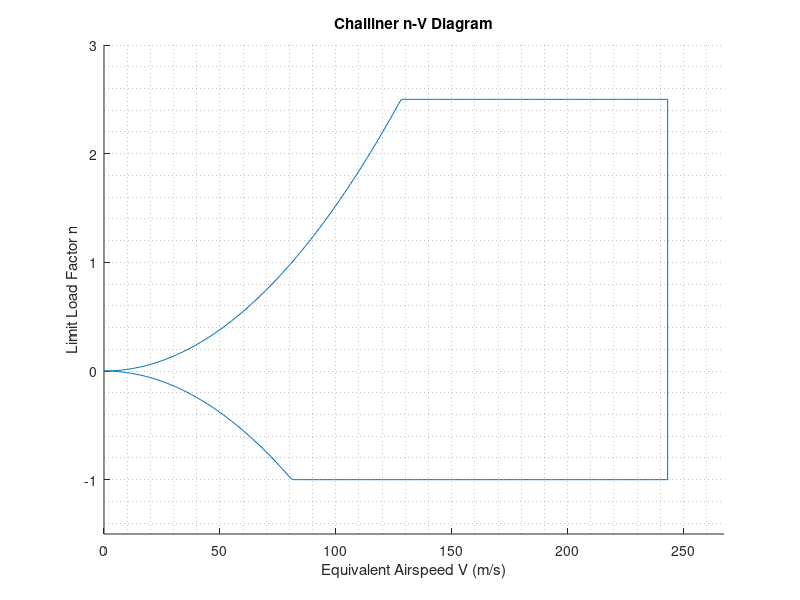

Reproduce this figure in MATLAB.
clear
clc
close all

load('ConceptualDesign.mat', 'W0', 'V_Cruise', 'rho_cruise', 'SWing');

numPoints = 200;
CL_max = 1.4213;
V_D = V_Cruise*0.82/0.8;

V = linspace(0, V_D, numPoints);

%upper curve
Nz = (1.225*SWing*CL_max/(2*W0))*V.^2;
Nz(Nz > 2.5) = 2.5;

%lower curve
Nz(numPoints+1 : 2*numPoints) = -(1.225*SWing*CL_max/(2*W0))*flip(V).^2;
Nz(Nz < -1) = -1;

figure(1)
hold on
plot([V, flip(V)], Nz)
xlabel('Equivalent Airspeed V (m/s)')
ylabel('Limit Load Factor n')
title('Chailiner n-V Diagram')
axis([0, V_D*1.1, -1.5 3])
grid minor